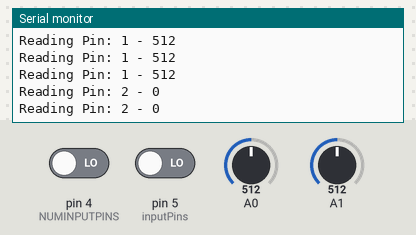
Bench run of a sketch on a simulated Arduino Uno, built with avr-gcc and run on an emulated ATmega328P. On the bench: the last lines printed to the serial monitor. The inputs (shaded band) are chosen by the test bench; at power-on: A0 = 512, A1 = 512, pin 4 (NUMINPUTPINS) LOW, pin 5 (inputPins) LOW.

Above: at 1.2 s.
1.3 s: A0 set to 716
At 1.31 s:
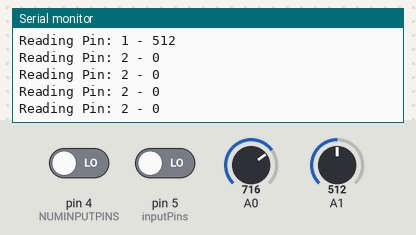
2.8 s: A1 set to 716
At 2.82 s:
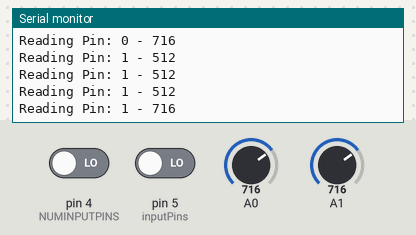
4.3 s: pin 4 (NUMINPUTPINS) driven HIGH
At 5.03 s:
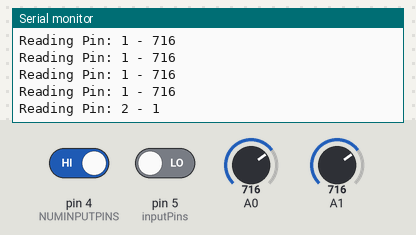
5.8 s: pin 5 (inputPins) driven HIGH
At 5.83 s:
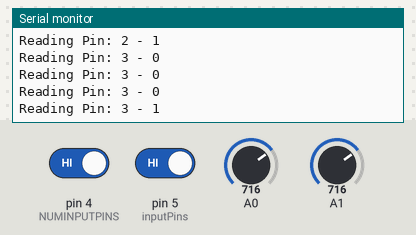
7.3 s: A0 set to 900
At 7.33 s:
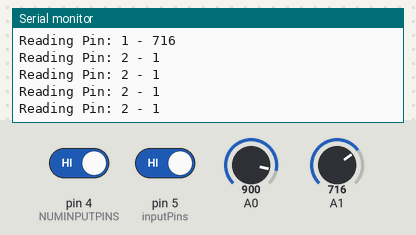
8.8 s: A1 set to 900
At 8.84 s:
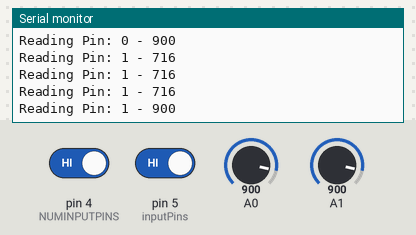
Timing chart, 0 to 11.3 s (numbered marks = the images above; inputs shaded):
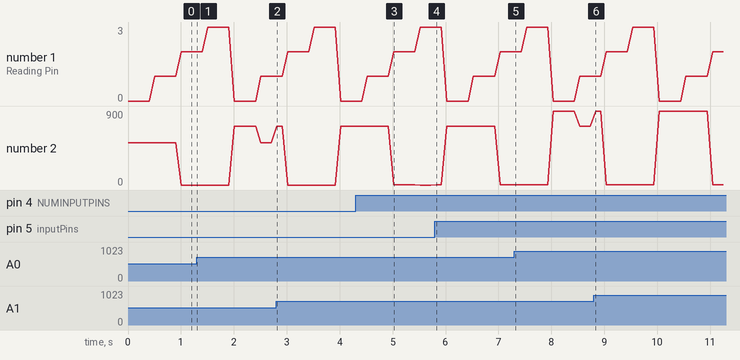

The sketch:

arduino-read-function-pointer.ino
```cpp
#define NUMINPUTPINS 4

int inputPins[NUMINPUTPINS] =           {0,          1,          4,           5};
int (*readPtr[NUMINPUTPINS])(uint8_t) = {analogRead, analogRead, digitalRead, digitalRead};

void setup() {
  // set the pinMode on the digital pins to input
  pinMode(4, INPUT);
  pinMode(5, INPUT);

  Serial.begin(9600);
}

void loop() {
  for (int pinIndex = 0; pinIndex < NUMINPUTPINS; pinIndex++)
  {
    for (int readIndex = 0; readIndex < 5; readIndex++) // do 5 readings of the given sensor
    {
      Serial.print("Reading Pin: ");
      Serial.print(pinIndex);
      Serial.print(" - ");
      Serial.print(readPtr[pinIndex](inputPins[pinIndex]));
      Serial.println("");
      delay(100);
    }
    Serial.println("");
  }
}
```

Measured:
- after the input at 2.8 s, the serial monitor: prints a new line at once (image 2)
- after the input at 4.3 s, the serial monitor: prints a new line after 0.72 s (image 3)
- after the input at 5.8 s, the serial monitor: prints a new line at once (image 4)
- after the input at 8.8 s, the serial monitor: prints a new line at once (image 6)
